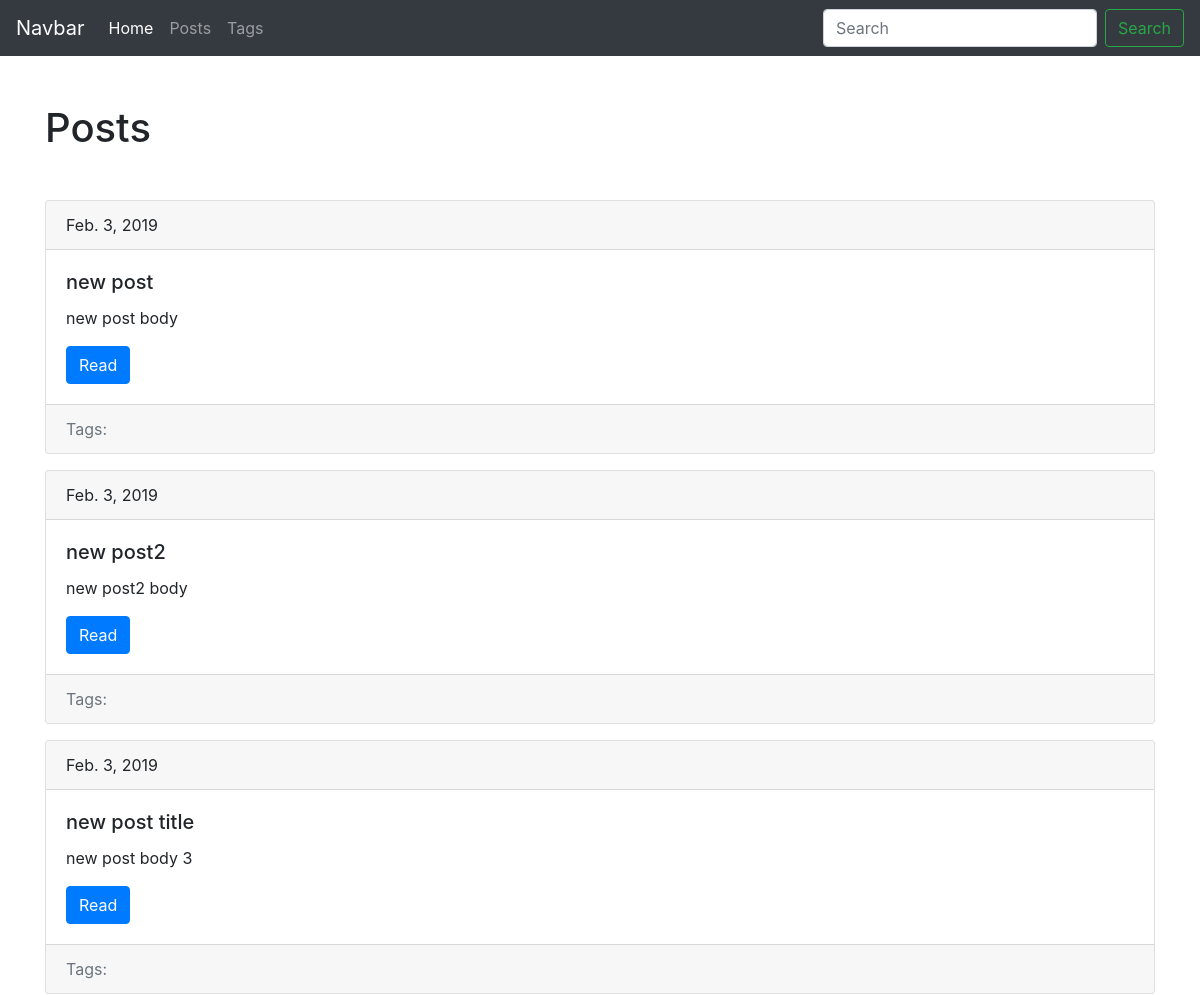
The page /blog/ (upper part) on the database as committed earlier.
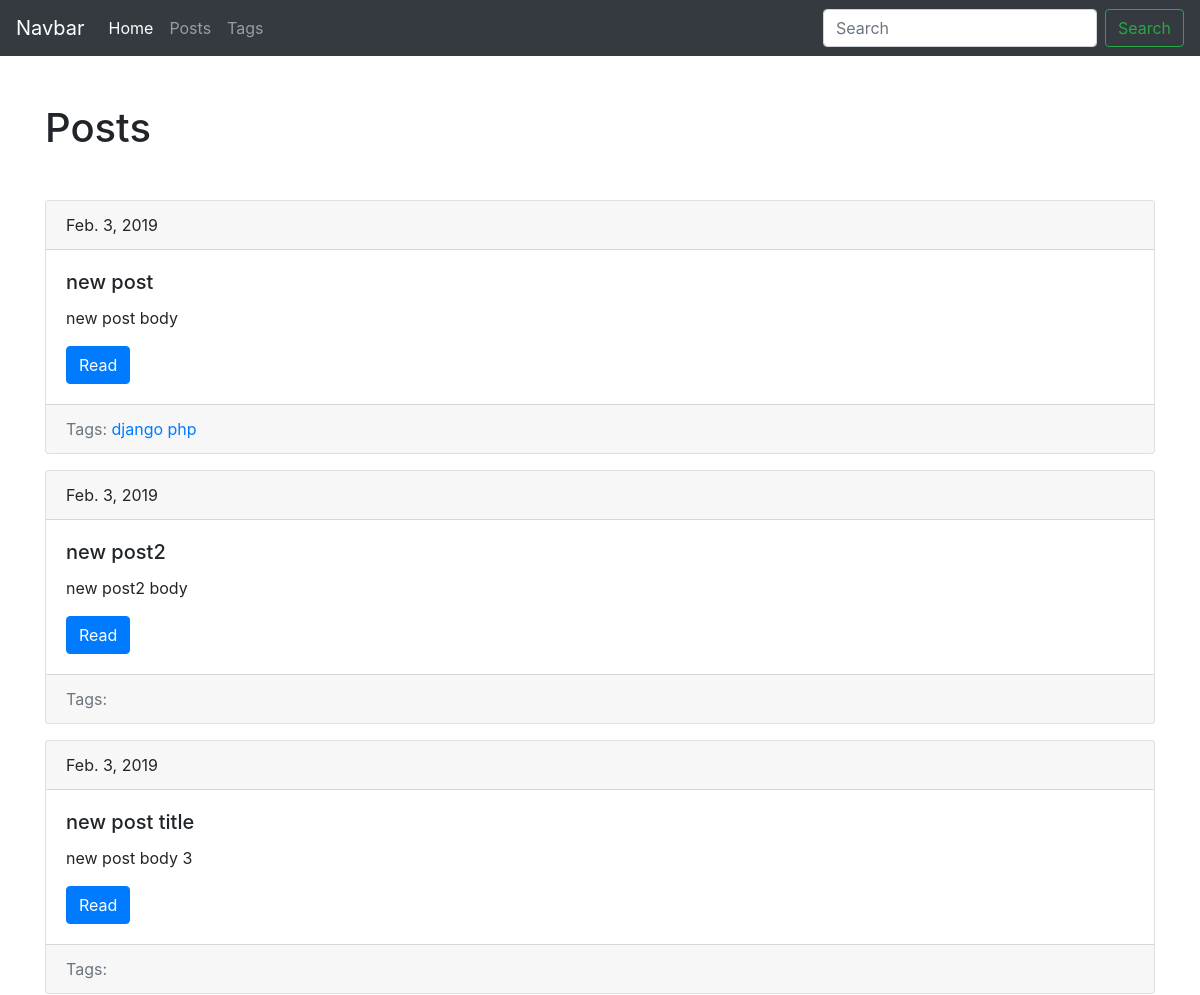
The same page on the database as committed later.
### blog/models.py (models this page shows, shortened)
class Post(models.Model):
    title = models.CharField(max_length=150, db_index=True)
    slug = models.SlugField(max_length=150, unique=True)
    body = models.TextField(blank=True, db_index=True)
    date_pub = models.DateTimeField(auto_now_add=True)
    tags = models.ManyToManyField('Tag', blank=True, related_name='posts')
    def get_absolute_url(self):
        return reverse('blog_post_detail', kwargs={'slug': self.slug})

class Tag(models.Model):
    title = models.CharField(max_length=50)
    slug = models.SlugField(max_length=50, unique=True)
    def get_absolute_url(self):
        return reverse('blog_tag_detail', kwargs={'slug': self.slug})

### blog/views.py (the view)
# urls.py: path('', PostList.as_view(), name='blog_posts_list'),
class PostList(ObjectListMixin, View):
    model = Post

### blog/utils.py (called while the page is built)
    def get(self, request):
        model_name = self.model.__name__.lower()
        items = self.model.objects.all()
        return render(request, 'blog/{}_list.html'.format(model_name), {'items': items})

### blog/templates/blog/post_list.html (shortened to what this page needs)
{% extends 'blog/base.html' %}
{% block content %}
    {% for item in items %}
        {% include 'blog/includes/post_card_template.html' %}
    {% endfor %}
{% endblock %}

### blog/templates/blog/includes/post_card_template.html
<div class="card mb-3">
    <div class="card-header">
        {{ item.date_pub.date }}
    </div>
    <div class="card-body">
        <h5 class="card-title">{{ item.title }}</h5>
        <p class="card-text">{{ item.body | truncatewords:15 }}</p>
        <a href="{{ item.get_absolute_url }}" class="btn btn-primary">Read</a>
    </div>
  <div class="card-footer text-muted">
  Tags:
      {% for tag in item.tags.all %}
          <a href="{{ tag.get_absolute_url }}">{{ tag.title }}</a>
      {% endfor %}
  </div>
</div>

Rows that differ between the two databases and show on the page:
added Tag: title "django", shown under Post "new post"
added Tag: title "php", shown under Post "new post"
